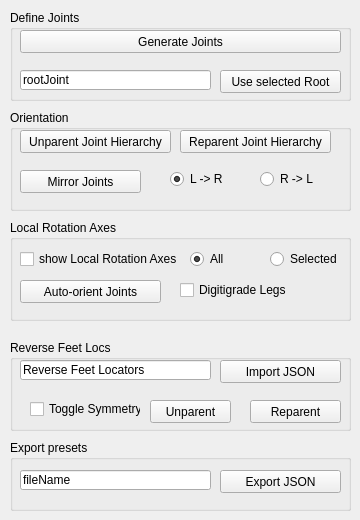
     <widget class="QWidget" name="tab_3">
      <attribute name="title">
       <string>Skeleton</string>
      </attribute>
      <widget class="QGroupBox" name="groupBox_12">
       <property name="geometry">
        <rect>
         <x>10</x>
         <y>440</y>
         <width>341</width>
         <height>71</height>
        </rect>
       </property>
       <property name="title">
        <string>Export presets</string>
       </property>
       <widget class="QPushButton" name="ExportJoints_JSON_Bttn">
        <property name="geometry">
         <rect>
          <x>210</x>
          <y>30</y>
          <width>121</width>
          <height>23</height>
         </rect>
        </property>
        <property name="toolTip">
         <string>Set the filename in the textBox, and export the selected chain</string>
        </property>
        <property name="toolTipDuration">
         <number>5000</number>
        </property>
        <property name="text">
         <string>Export JSON</string>
        </property>
       </widget>
       <widget class="QLineEdit" name="exportJointsFilename_text">
        <property name="geometry">
         <rect>
          <x>10</x>
          <y>30</y>
          <width>191</width>
          <height>20</height>
         </rect>
        </property>
        <property name="text">
         <string>fileName</string>
        </property>
        <property name="readOnly">
         <bool>false</bool>
        </property>
       </widget>
      </widget>
      <widget class="QGroupBox" name="groupBox_7">
       <property name="geometry">
        <rect>
         <x>10</x>
         <y>110</y>
         <width>341</width>
         <height>101</height>
        </rect>
       </property>
       <property name="title">
        <string>Orientation</string>
       </property>
       <widget class="QPushButton" name="UnparentJointHierarchy_Bipedal">
        <property name="geometry">
         <rect>
          <x>10</x>
          <y>20</y>
          <width>151</width>
          <height>23</height>
         </rect>
        </property>
        <property name="toolTip">
         <string>Unparents and saves the hierarchy</string>
        </property>
        <property name="toolTipDuration">
         <number>5000</number>
        </property>
        <property name="text">
         <string>Unparent Joint Hierarchy</string>
        </property>
       </widget>
       <widget class="QPushButton" name="ReparentJointHierarchy_Bipedal">
        <property name="geometry">
         <rect>
          <x>170</x>
          <y>20</y>
          <width>151</width>
          <height>23</height>
         </rect>
        </property>
        <property name="toolTip">
         <string>Restores the hierarchy</string>
        </property>
        <property name="toolTipDuration">
         <number>5000</number>
        </property>
        <property name="text">
         <string>Reparent Joint Hierarchy</string>
        </property>
        <property name="checkable">
         <bool>false</bool>
        </property>
       </widget>
       <widget class="QPushButton" name="mirrorJointOrientation_Btn">
        <property name="geometry">
         <rect>
          <x>10</x>
          <y>60</y>
          <width>121</width>
          <height>23</height>
         </rect>
        </property>
        <property name="toolTip">
         <string/>
        </property>
        <property name="toolTipDuration">
         <number>5000</number>
        </property>
        <property name="text">
         <string>Mirror Joints</string>
        </property>
       </widget>
       <widget class="QRadioButton" name="jointMirror_leftToRight_radio">
        <property name="geometry">
         <rect>
          <x>160</x>
          <y>60</y>
          <width>77</width>
          <height>18</height>
         </rect>
        </property>
        <property name="text">
         <string>L -&gt; R</string>
        </property>
        <property name="checked">
         <bool>true</bool>
        </property>
       </widget>
       <widget class="QRadioButton" name="jointMirror_rightToLeft_radio">
        <property name="geometry">
         <rect>
          <x>250</x>
          <y>60</y>
          <width>77</width>
          <height>18</height>
         </rect>
        </property>
        <property name="text">
         <string>R -&gt; L</string>
        </property>
       </widget>
      </widget>
      <widget class="QGroupBox" name="groupBox_5">
       <property name="geometry">
        <rect>
         <x>10</x>
         <y>340</y>
         <width>341</width>
         <height>91</height>
        </rect>
       </property>
       <property name="title">
        <string>Reverse Feet Locs</string>
       </property>
       <widget class="QLineEdit" name="reverseFeet_Locators_editLine">
        <property name="geometry">
         <rect>
          <x>10</x>
          <y>20</y>
          <width>191</width>
          <height>20</height>
         </rect>
        </property>
        <property name="text">
         <string>Reverse Feet Locators</string>
        </property>
        <property name="readOnly">
         <bool>true</bool>
        </property>
       </widget>
       <widget class="QPushButton" name="ImportPreset_reverseFeet_Locators">
        <property name="geometry">
         <rect>
          <x>210</x>
          <y>20</y>
          <width>121</width>
          <height>23</height>
         </rect>
        </property>
        <property name="maximumSize">
         <size>
          <width>131</width>
          <height>23</height>
         </size>
        </property>
        <property name="text">
         <string>Import JSON</string>
        </property>
       </widget>
       <widget class="QCheckBox" name="LocatorSymmetry_revFeet_Bipedal">
        <property name="geometry">
         <rect>
          <x>20</x>
          <y>60</y>
          <width>111</width>
          <height>18</height>
         </rect>
        </property>
        <property name="text">
         <string>Toggle Symmetry</string>
        </property>
       </widget>
       <widget class="QPushButton" name="UnparentRevFeet_bn">
        <property name="geometry">
         <rect>
          <x>140</x>
          <y>60</y>
          <width>81</width>
          <height>23</height>
         </rect>
        </property>
        <property name="toolTip">
         <string>Unparents and saves the hierarchy</string>
        </property>
        <property name="toolTipDuration">
         <number>5000</number>
        </property>
        <property name="text">
         <string>Unparent</string>
        </property>
       </widget>
       <widget class="QPushButton" name="ParentRevFeet_bn">
        <property name="geometry">
         <rect>
          <x>240</x>
          <y>60</y>
          <width>91</width>
          <height>23</height>
         </rect>
        </property>
        <property name="toolTip">
         <string>Restores the hierarchy</string>
        </property>
        <property name="toolTipDuration">
         <number>5000</number>
        </property>
        <property name="text">
         <string>Reparent</string>
        </property>
       </widget>
      </widget>
      <widget class="QGroupBox" name="groupBox_10">
       <property name="geometry">
        <rect>
         <x>10</x>
         <y>220</y>
         <width>341</width>
         <height>101</height>
        </rect>
       </property>
       <property name="title">
        <string>Local Rotation Axes</string>
       </property>
       <widget class="QRadioButton" name="LRA_selected_radio">
        <property name="geometry">
         <rect>
          <x>260</x>
          <y>30</y>
          <width>77</width>
          <height>18</height>
         </rect>
        </property>
        <property name="text">
         <string>Selected</string>
        </property>
       </widget>
       <widget class="QRadioButton" name="LRA_all_radio">
        <property name="geometry">
         <rect>
          <x>180</x>
          <y>30</y>
          <width>71</width>
          <height>18</height>
         </rect>
        </property>
        <property name="text">
         <string>All</string>
        </property>
        <property name="checked">
         <bool>true</bool>
        </property>
       </widget>
       <widget class="QCheckBox" name="LRA_checkBox">
        <property name="geometry">
         <rect>
          <x>10</x>
          <y>30</y>
          <width>161</width>
          <height>18</height>
         </rect>
        </property>
        <property name="text">
         <string>show Local Rotation Axes</string>
        </property>
       </widget>
       <widget class="QPushButton" name="rediscoverGuides_Btn">
        <property name="geometry">
         <rect>
          <x>10</x>
          <y>60</y>
          <width>141</width>
          <height>23</height>
         </rect>
        </property>
        <property name="toolTip">
         <string>Allows the tool to work on scenebased guides</string>
        </property>
        <property name="toolTipDuration">
         <number>5000</number>
        </property>
        <property name="statusTip">
         <string>Allows the tool to work on scenebased guides</string>
        </property>
        <property name="text">
         <string>Auto-orient Joints</string>
        </property>
       </widget>
       <widget class="QCheckBox" name="DigiGradeLegs_btn_3">
        <property name="geometry">
         <rect>
          <x>170</x>
          <y>60</y>
          <width>111</width>
          <height>20</height>
         </rect>
        </property>
        <property name="text">
         <string>Digitigrade Legs</string>
        </property>
        <property name="checkable">
         <bool>true</bool>
        </property>
        <property name="checked">
         <bool>false</bool>
        </property>
       </widget>
      </widget>
      <widget class="QGroupBox" name="groupBox_14">
       <property name="geometry">
        <rect>
         <x>10</x>
         <y>10</y>
         <width>341</width>
         <height>91</height>
        </rect>
       </property>
       <property name="title">
        <string>Define Joints</string>
       </property>
       <widget class="QPushButton" name="UseSelectedRoot_btn">
        <property name="geometry">
         <rect>
          <x>210</x>
          <y>60</y>
          <width>121</width>
          <height>23</height>
         </rect>
        </property>
        <property name="toolTip">
         <string>Set the filename in the textBox, and export the selected chain</string>
        </property>
        <property name="toolTipDuration">
         <number>5000</number>
        </property>
        <property name="text">
         <string>Use selected Root</string>
        </property>
       </widget>
       <widget class="QLineEdit" name="selectedrootchain_text">
        <property name="geometry">
         <rect>
          <x>10</x>
          <y>60</y>
          <width>191</width>
          <height>20</height>
         </rect>
        </property>
        <property name="text">
         <string>rootJoint</string>
        </property>
       </widget>
       <widget class="QPushButton" name="GenerateJoints_Bipedal">
        <property name="geometry">
         <rect>
          <x>10</x>
          <y>20</y>
          <width>321</width>
          <height>23</height>
         </rect>
        </property>
        <property name="toolTip">
         <string>Generates joints based on the guides</string>
        </property>
        <property name="toolTipDuration">
         <number>5000</number>
        </property>
        <property name="text">
         <string>Generate Joints</string>
        </property>
       </widget>
      </widget>
     </widget>
